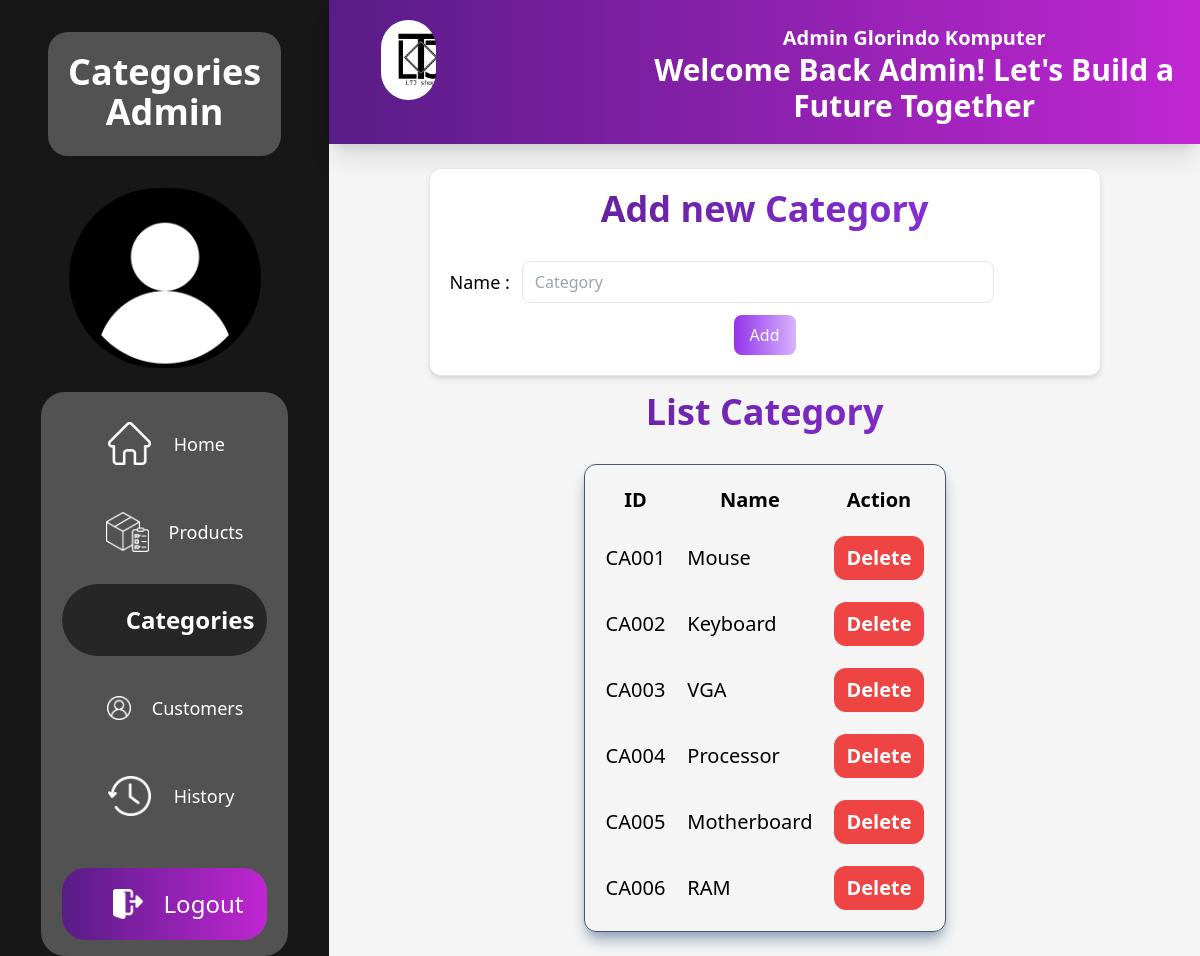
Before: /categoriesAdmin.php (signed in) with the older database file.
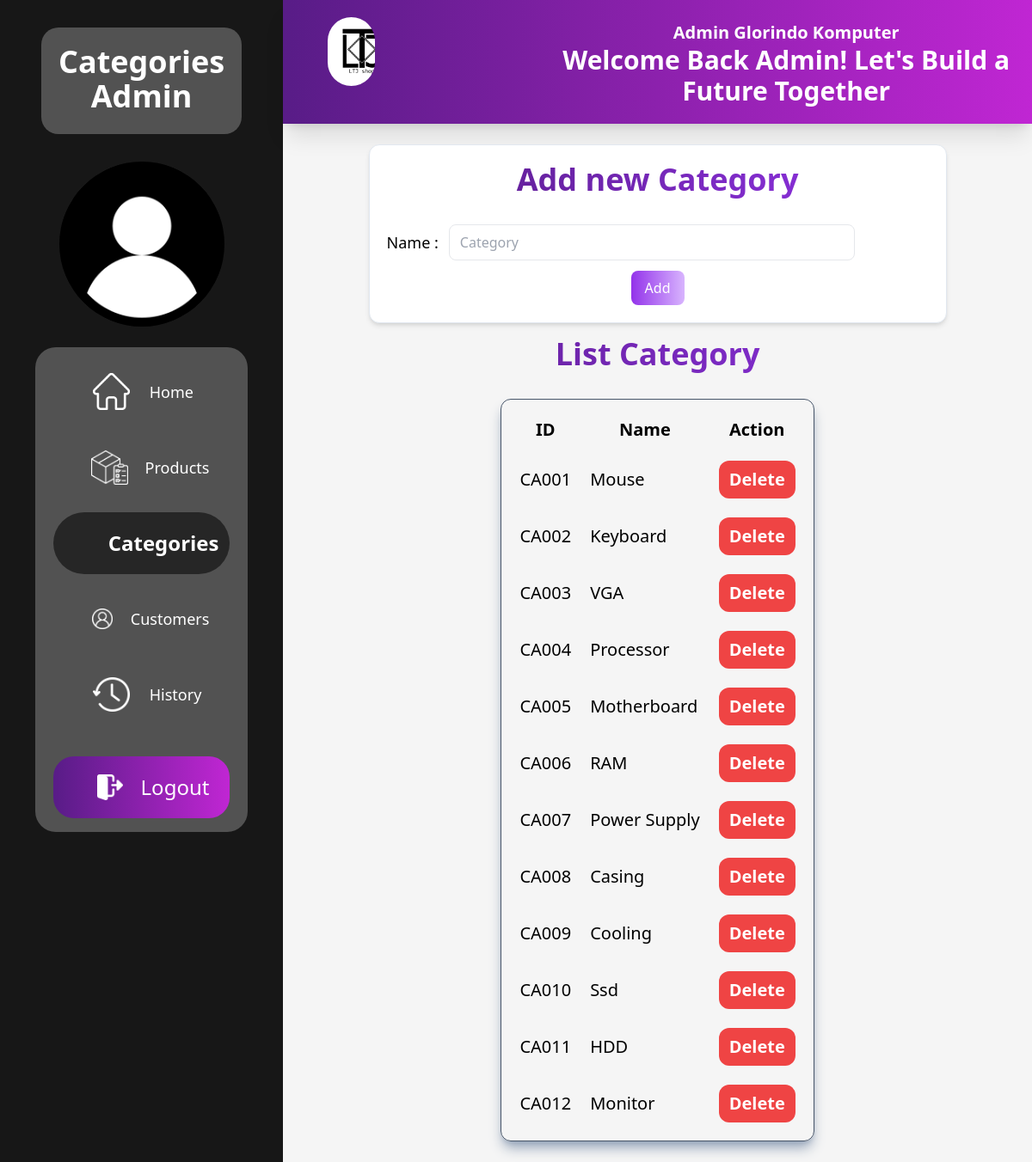
After: the same page with the newer database file.
### tables this page shows
CREATE TABLE `categories` (
  `id_cate` varchar(200) NOT NULL,
  `nama` varchar(200) DEFAULT NULL,
  PRIMARY KEY (`id_cate`)
);

### categoriesAdmin.php (the view, shortened to what this page needs)
<?php
    require_once('connection.php');
    $queryCategory = mysqli_query($conn, "SELECT * from categories");
?>
<!DOCTYPE html>
<html lang="en">
<head>
    <script src="https://cdn.tailwindcss.com"></script>
</head>
<body>
    <form action="" method="POST">
        <div class="flex h-screen">
        <div class="flex-auto w-1/3 bg-neutral-900 flex flex-col text-center">
                <div class="text-4xl px-5 pt-5 pb-6 mb-8 bg-neutral-600 mt-8 mx-12 rounded-[20px] font-semibold text-white">Categories Admin</div>
                <div class="w-48 h-48 rounded-full mx-auto bg-white bg-center" style="background-image: url('assets/userdrrichardlee.png'); background-size: 101%;"></div>
                <div class="bg-neutral-600 w-9/12 h-auto mx-auto rounded-3xl mt-6">
                    <button class="flex flex-row px-6 py-3 w-5/6 mx-auto text-lg my-4 rounded-full text-white hover:bg-neutral-900 hover:text-white" formaction="homeAdmin.php">
                        <div class="w-12 h-12 ml-5 bg-center bg-no-repeat" style="background-image: url('assets/home.png'); background-size: 90%;"></div>
                        <div class="my-auto ml-5">Home</div>
                    </button>
                    <button class="flex flex-row px-6 py-3 w-5/6 mx-auto text-lg my-4 rounded-full text-white hover:bg-neutral-900 hover:text-white" formaction="productsAdmin.php">
                        <div class="w-12 h-12 ml-5 bg-center bg-no-repeat" style="background-image: url('assets/productputih.png'); background-size: 100%;"></div>
                        <div class=" my-auto ml-5">Products</div>
                    </button>
                    <button class="flex flex-row px-6 py-3 w-5/6 mx-auto text-2xl bg-neutral-800 text-white rounded-full hover:bg-neutral-900 focus:ring-4 active:ring-green-200 focus:outline-none my-4" formaction="#">
                        <div class=" my-auto ml-5 font-bold">Categories</div>
                    </button>
                    <button class="flex flex-row px-6 py-3 w-5/6 mx-auto text-lg my-4 rounded-full text-white hover:bg-neutral-900 hover:text-white" formaction="customerAdmin.php">
                        <div class="w-12 h-12 ml-5 bg-center bg-no-repeat" style="background-image: url('assets/userputih.png'); background-size: 90%;"></div>
                        <div class=" my-auto ml-5">Customers</div>
                    </button>
                    <button class="flex flex-row px-6 py-3 w-5/6 mx-auto text-lg my-4 rounded-full text-white hover:bg-neutral-900 hover:text-white" formaction="historyAdmin.php">
                        <div class="w-12 h-12 ml-5 bg-center bg-no-repeat" style="background-image: url('assets/history.png'); background-size: 90%;"></div>
                        <div class=" my-auto ml-5">History</div>
                    </button>
                    <button class="flex flex-row px-6 py-3 w-5/6 mx-auto text-lg mt-9 mb-4 rounded-3xl text-white bg-gradient-to-r from-purple-900 to-fuchsia-600 hover:bg-gradient-to-r hover:from-purple-700 hover:to-fuchsia-400 group" name="btnLogout">
                        <div class="w-12 h-12 ml-6 bg-center bg-no-repeat group-hover:scale-110" style="background-image: url('assets/logout.png'); background-size: 80%;"></div>
                        <div class=" my-auto ml-4 text-2xl group-hover:font-bold">Logout</div>
                    </button>
                </div>
            </div>
            <div class="flex-auto flex flex-col w-full bg-neutral-100">
                <div class="flex bg-gradient-to-r from-purple-900 to-fuchsia-600 p-5 mb-5 shadow-xl">
                    <div class="w-20 h-20 ml-8 mr-2 rounded-full bg-slate-700 text-white text-center bg-[url('assets/Logo.jpg')] bg-cover"></div>
                    <div class="pt-1 pl-7 ml-44 block text-center text-white">
                        <div class="text-xl my-auto font-bold">Admin Glorindo Komputer</div>
                        <div class="text-3xl my-auto font-bold">Welcome Back Admin! Let's Build a Future Together</div>
                    </div>
                </div>
                <div class="overflow-y-auto h-screen -mt-5">
                    <div class="mt-6 max-w-2xl border border-slate-200 rounded-xl mx-auto shadow-md p-5 bg-white">
                        <div class="text-center font-bold text-4xl mb-4 h-14 bg-gradient-to-r from-purple-900 to-purple-600 bg-clip-text text-transparent">Add new Category</div>
                        <div class="flex">
                            <span class="my-auto mr-3 text-lg">Name : </span>
                            <input type="text" name="nameCate" class="px-3 py-2 border w-3/4 rounded-lg focus:ring-4 focus:ring-purple-500 focus:outline-none" placeholder="Category">
                        </div>
                        <div class="flex mt-3">
                            <button type="submit" name="btnAdd_Category" class="py-2 px-4 mx-auto rounded-lg text-white font-medium bg-gradient-to-r from-purple-600 to-purple-300 hover:bg-gradient-to-r hover:from-purple-800 hover:to-purple-500">Add</button>
                        </div>
                    </div>
                    <div class="text-center font-bold text-4xl my-4 h-14 bg-gradient-to-r from-purple-900 to-purple-600 bg-clip-text text-transparent">List Category</div>
                    <div class="grid place-content-center">
                        <table class="table-auto border-separate border-spacing-5 border border-slate-600 text-xl shadow-lg shadow-slate-400 rounded-xl mb-6">
                            <tr>
                                <th class="">ID</th>
                                <th class="">Name</th>
                                <th class="">Action</th>
                            </tr>
                            <?php
                                if($queryCategory->num_rows == 0){
                            ?>
                                <tr>
                                    <td colspan="3" class="text-center">Category is Empty</td>
                                </tr>
                            <?php
                                }else{
                                    while($row = mysqli_fetch_row($queryCategory)){
                            ?>
                                <tr>
                                    <td class=""><?= $row[0]?></td>
                                    <td class=""><?=$row[1]?></td>
                                    <td class="">
                                        <button class="px-3 py-2 rounded-xl text-white font-semibold bg-red-500 hover:bg-red-600" type="submit" name="btnDelete_Category" value="<?= $row[0]?>">Delete</button>
                                    </td>
                                </tr>
                            <?php
                                    }
                                }
                            ?>
                        </table>
                    </div>
                </div>
            </div>
        </div>
    </form>
</body>
</html>

Changed rows visible on the page:
added categories: id_cate "CA007", nama "Power Supply"
added categories: id_cate "CA008", nama "Casing"
added categories: id_cate "CA009", nama "Cooling"
added categories: id_cate "CA010", nama "Ssd"
added categories: id_cate "CA011", nama "HDD"
added categories: id_cate "CA012", nama "Monitor"
